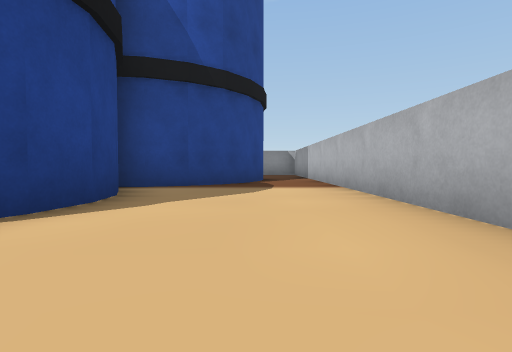
[1] (above)

16 first-person views from a walk through a Webots world. The camera is 0.04 m above the floor, tilts 2° down and sees 80° across. The floor is counted in squares, 0.1 m on a side. Each view is taken from the middle of a square. On the plan, view 1 faces up. The plan holds only what a view shows up to about 9 squares ahead; the rest is blank. Robots are left out. Simple shapes and patterns stand in for the simulator's stock objects.

[2]
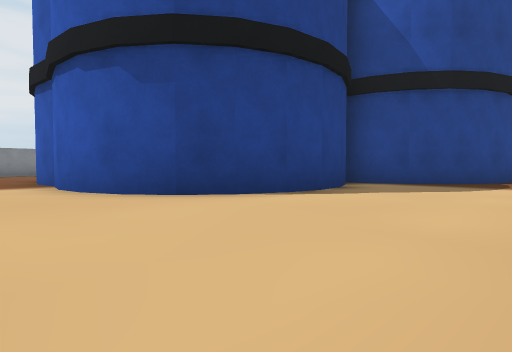

[3]
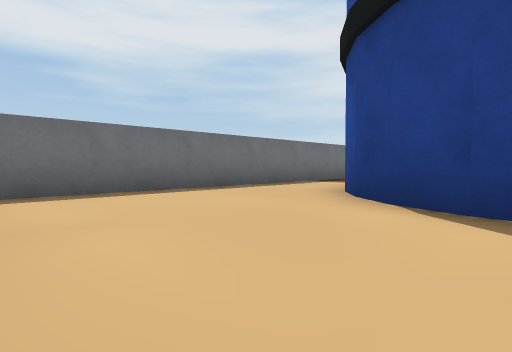

[4]
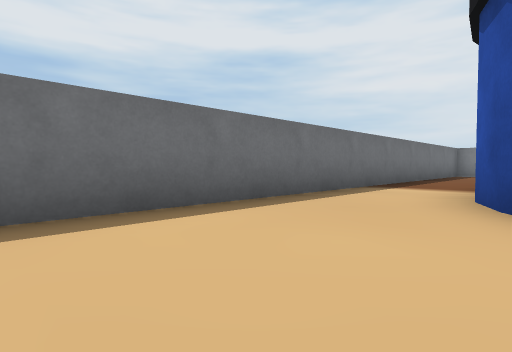

[5]
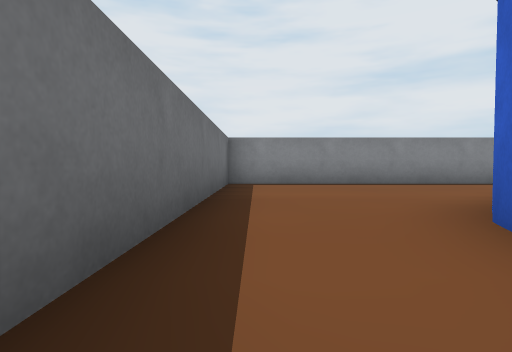

[6]
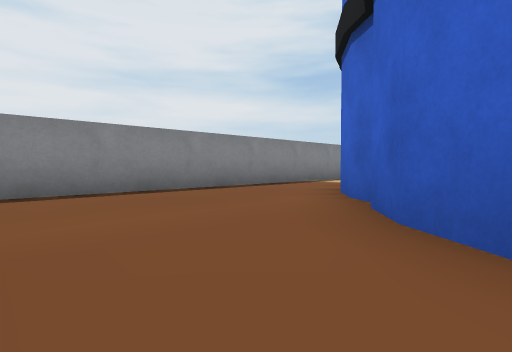

[7]
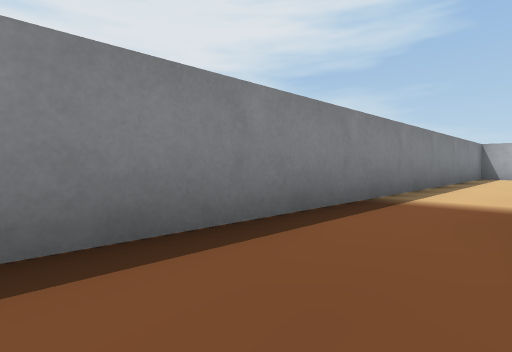

[8]
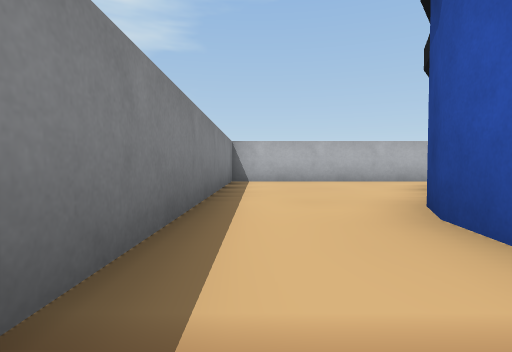

[9]
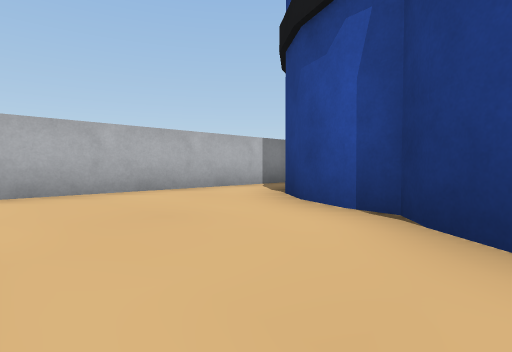

[10]
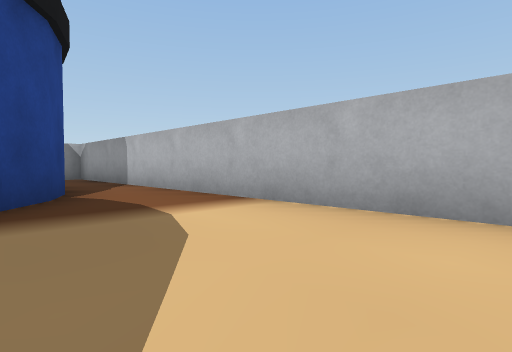

[11]
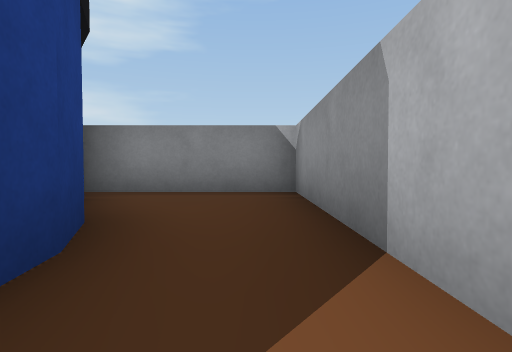

[12]
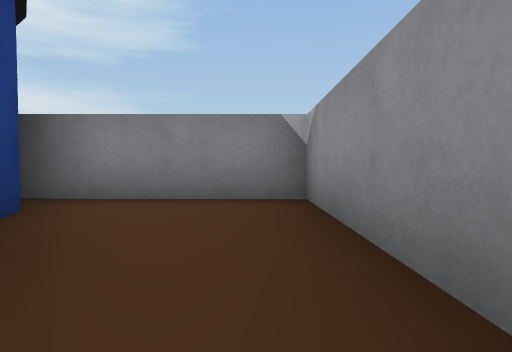

[13]
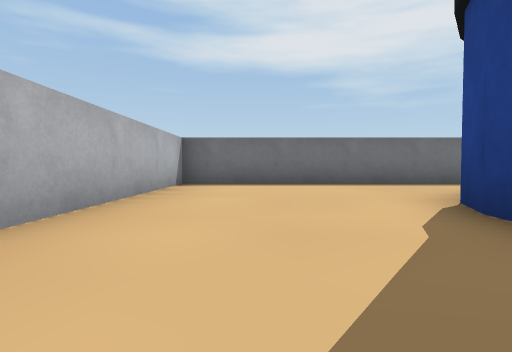

[14]
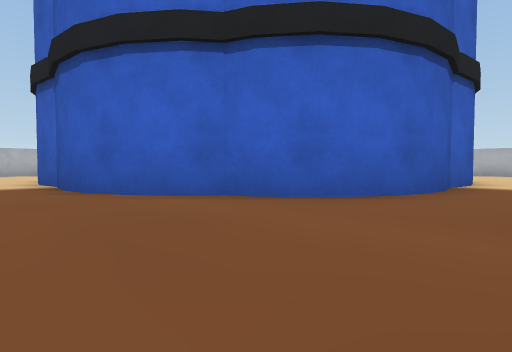

[15]
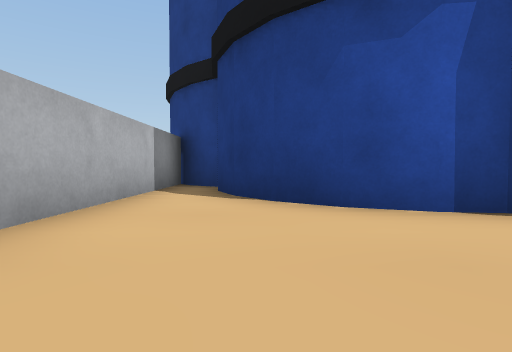

[16]
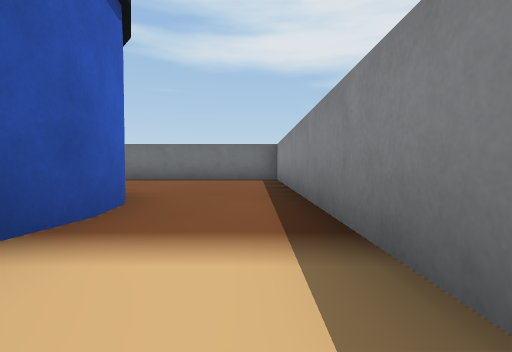

### Floor plan
Ten units are one square. View 1 is at (0, 0); x grows to the right and y downward. Boxes are objects, and circles mark ways between rooms. Rooms are numbered by the first view taken in them; rooms with no view inside come last. Other rooms are left out.
<svg viewBox="-131 -131 152 152">
<path fill="none" stroke="#000" d="M-20 -57 -26 -56M-6 -65 -13 -60 -21 -56M-1 -72 -7 -64M-57 -4 -67 -2M1 -79 -2 -70M-66 -3 -74 -4M-73 -3 -82 -7M-81 -7 -88 -12M-87 -11 -93 -18M-92 -17 -94 -22 -99 -25M-98 -25 -103 -32M-103 -31 -107 -40M-106 -56 -107 -65M-106 -38 -108 -47 -106 -55M-107 -64 -106 -73M-99 -85 -95 -89 -94 -95M-102 -81 -98 -86M-94 -94 -91 -102M-64 -116 -58 -123M-107 -72 -103 -80M-91 -101 -86 -108 -79 -113M-81 -112 -71 -116M-55 -126 -126 -126 -126 -24M-96 16 16 16 16 -76M-2 -102 1 -93M-11 -117 -9 -112M1 -94 2 -89M2 -86 1 -78M16 -76 16 -126 -19 -126M-126 -24 -126 16 -96 16"/>
<rect x="-45" y="-45" width="30" height="40" fill="#bbb"><title>barrel</title></rect>
<circle cx="10" cy="-80" r="3" fill="#2a7"/>
<circle cx="-102" cy="-10" r="3" fill="#2a7"/>
<text x="-40" y="-50">1</text>
<text x="0" y="-110">2</text>
<text x="-110" y="0">3</text>
</svg>
Room 1 opens to room 2. Room 1 opens to room 3.

Where each view was taken, in squares from view 1:
view 1: 0 up, 0 right, facing up
view 2: 1 down, 1 right, facing up-left
view 3: 3 up, 1 right, facing down-left
view 4: 1 up, 0 right, facing down-left
view 5: 1 down, 6 left, facing left
view 6: 1 down, 8 left, facing up-left
view 7: 2 up, 11 left, facing up-left
view 8: 5 up, 12 left, facing up
view 9: 8 up, 12 left, facing up-right
view 10: 3 up, 1 left, facing up-right
view 11: 8 up, 1 right, facing up
view 12: 9 up, 1 right, facing up
view 13: 5 up, 0 right, facing down
view 14: 1 down, 12 left, facing up-right
view 15: 11 up, 12 left, facing right
view 16: 7 up, 12 left, facing down
